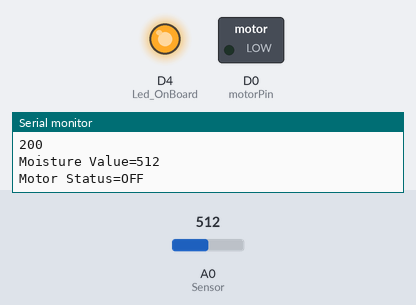
Simulated run of this sketch. Board: ESP8266 (NodeMCU). On the bench: switched loads named in the sketch (green lamp = pin HIGH), output pins drawn as LEDs (lit = HIGH), the last lines printed to the serial monitor. Inputs (shaded band) come from the test bench; at power-on: A0 (Sensor) = 512. WiFi joins after 1.5 s; servers stay silent unless stated; uploads are accepted with an empty reply.

Above: at 4.7 s.
4.8 s: A0 (Sensor) set to 685
10.6 s: A0 (Sensor) set to 713
At 14.6 s:
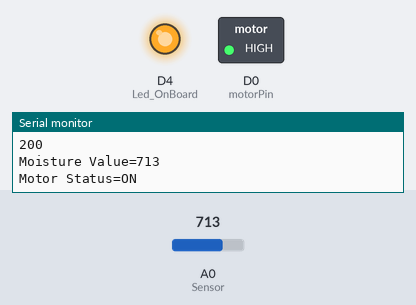
20.6 s: A0 (Sensor) set to 690
At 29.3 s:
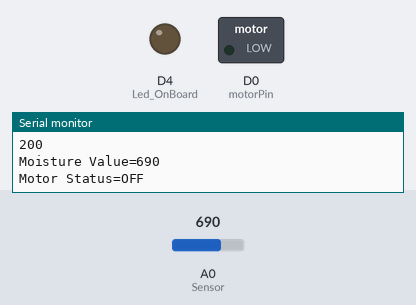
31.0 s: A0 (Sensor) set to 710
At 39.7 s:
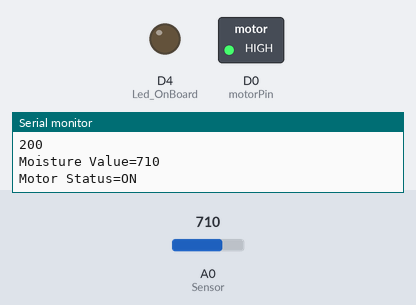
Timing chart, 0 to 41.4 s (numbered marks = the images above; inputs shaded):
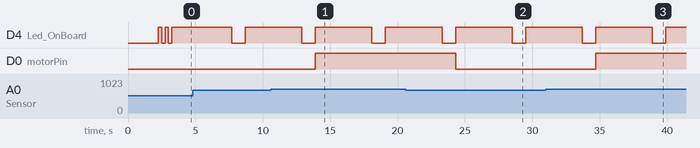

Measured:
- the behaviour switches between 699 and 700 on A0 (Sensor) (found by bisection; images 0 and 1)
- after the input at 10.6 s, D0 (motorPin): LOW → HIGH after 3.3 s
- after the input at 20.6 s, D0 (motorPin): HIGH → LOW after 3.7 s
- after the input at 31.0 s, D0 (motorPin): LOW → HIGH after 3.7 s
- by itself, D4 (Led_OnBoard): alternates HIGH for 4.2 s and LOW for 1.0 s

The sketch:

codeWorking.ino
```cpp
#include <ESP8266WiFi.h>
#include <WiFiClient.h>
#include <ESP8266WebServer.h>
#include <ESP8266HTTPClient.h>

int Led_OnBoard = 2;                  // Initialize the Led_OnBoard
const int motorPin = D0;              // relay Output pin
const char* ssid = "iPhone";      // Your wifi Name
const char* password = "12345678";    // Your wifi Password
const char *host = "172.20.10.7";  //Your pc or server (database) IP, if you are a windows os user, open cmd, then type ipconfig then look at IPv4 Address.

void setup() {
  // put your setup code here, to run once:
  delay(1000);
  pinMode(Led_OnBoard, OUTPUT);       // Initialize the Led_OnBoard pin as an output
  pinMode(motorPin, OUTPUT);          // Initialise the motor Pin as an output
  //digitalWrite(motorPin, LOW);        // keep motor off initally
  Serial.begin(9600);
  WiFi.mode(WIFI_OFF);                //Prevents reconnection issue (taking too long to connect)
  delay(1000);
  WiFi.mode(WIFI_STA);                //This line hides the viewing of ESP as wifi hotspot
  WiFi.begin(ssid, password);         //Connect to your WiFi router
  Serial.println("");

  Serial.print("Connecting");
  // Wait for connection
  while (WiFi.status() != WL_CONNECTED) {
    digitalWrite(Led_OnBoard, LOW);
    delay(250);
    Serial.print(".");
    digitalWrite(Led_OnBoard, HIGH);
    delay(250);
  }

  digitalWrite(Led_OnBoard, HIGH);
  //If connection successful show IP address in serial monitor
  Serial.println("");
  Serial.println("Connected to Network/SSID");
  Serial.print("IP address: ");
  Serial.println(WiFi.localIP());  //IP address assigned to your ESP
}

void loop() {
  // put your main code here, to run repeatedly:
  HTTPClient http;                                                        //Declare object of class HTTPClient

  String mValueSend, postData,motor;
  int rvalue=analogRead(A0);                                              //Read Analog value of Moisture Sensor
  mValueSend = String(rvalue);                                            //String to interger conversion

  if(rvalue >= 700){
    digitalWrite(motorPin, HIGH);                                         // turn ON motor (high value, low moisture)
    motor = "ON";
  }
  else{
    digitalWrite(motorPin, LOW);                                          // turn OFF motor (low value, High moisture)
    motor = "OFF";
  }
  postData = "svalue="+mValueSend;                                      //Post Data (moisture sensor value)

  http.begin("http://172.20.10.7/iot/InsertDB.php");                   //Specify request destination
  http.addHeader("Content-Type", "application/x-www-form-urlencoded");    //Specify content-type header
  int httpCode = http.POST(postData);                                     //Send the request
  String payload = http.getString();                                      //Get the response payload


  Serial.println(httpCode);                                               //Print HTTP return code
  Serial.println(payload);                                                //Print request response payload

  Serial.println("Moisture Value=" + mValueSend);
  Serial.println("Motor Status=" + motor);

  http.end();  //Close connection

  delay(4000);  //Here there is 4 seconds delay plus 1 second delay below, so Post Data at every 5 seconds
  digitalWrite(Led_OnBoard, LOW);
  delay(1000);
  digitalWrite(Led_OnBoard, HIGH);
}
```
